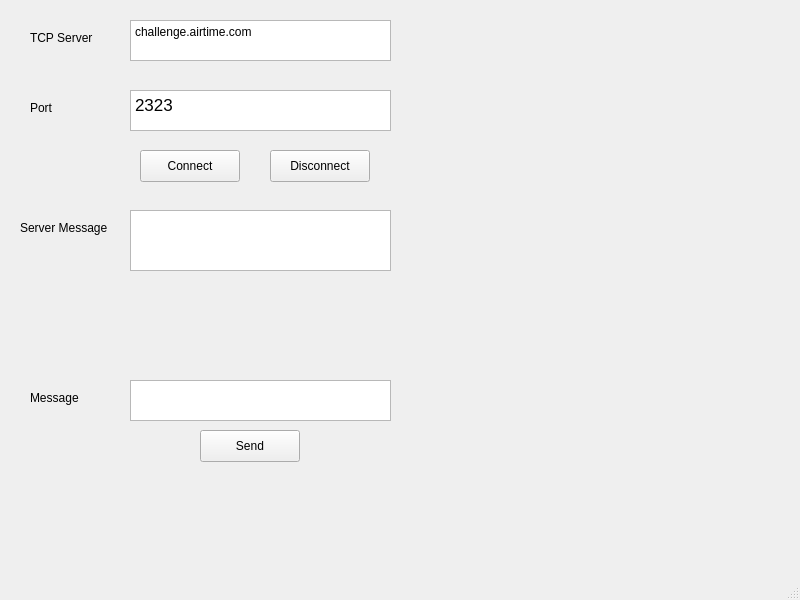
<?xml version="1.0" encoding="UTF-8"?>
<ui version="4.0">
 <class>Client</class>
 <widget class="QMainWindow" name="Client">
  <property name="geometry">
   <rect>
    <x>0</x>
    <y>0</y>
    <width>800</width>
    <height>600</height>
   </rect>
  </property>
  <property name="windowTitle">
   <string>Client</string>
  </property>
  <widget class="QWidget" name="centralwidget">
   <widget class="QLabel" name="IPLabel">
    <property name="geometry">
     <rect>
      <x>30</x>
      <y>30</y>
      <width>71</width>
      <height>16</height>
     </rect>
    </property>
    <property name="text">
     <string>TCP Server</string>
    </property>
   </widget>
   <widget class="QTextEdit" name="TCP_Enter">
    <property name="geometry">
     <rect>
      <x>130</x>
      <y>20</y>
      <width>261</width>
      <height>41</height>
     </rect>
    </property>
    <property name="html">
     <string>&lt;!DOCTYPE HTML PUBLIC &quot;-//W3C//DTD HTML 4.0//EN&quot; &quot;http://www.w3.org/TR/REC-html40/strict.dtd&quot;&gt;
&lt;html&gt;&lt;head&gt;&lt;meta name=&quot;qrichtext&quot; content=&quot;1&quot; /&gt;&lt;meta charset=&quot;utf-8&quot; /&gt;&lt;style type=&quot;text/css&quot;&gt;
p, li { white-space: pre-wrap; }
hr { height: 1px; border-width: 0; }
&lt;/style&gt;&lt;/head&gt;&lt;body style=&quot; font-family:'.AppleSystemUIFont'; font-size:13pt; font-weight:400; font-style:normal;&quot;&gt;
&lt;p style=&quot; margin-top:0px; margin-bottom:0px; margin-left:0px; margin-right:0px; -qt-block-indent:0; text-indent:0px;&quot;&gt;&lt;span style=&quot; font-family:'Courier'; font-size:medium; color:#000000;&quot;&gt;challenge.airtime.com&lt;/span&gt;&lt;/p&gt;&lt;/body&gt;&lt;/html&gt;</string>
    </property>
   </widget>
   <widget class="QLabel" name="label">
    <property name="geometry">
     <rect>
      <x>30</x>
      <y>100</y>
      <width>58</width>
      <height>16</height>
     </rect>
    </property>
    <property name="text">
     <string>Port</string>
    </property>
   </widget>
   <widget class="QTextEdit" name="Port_Enter">
    <property name="geometry">
     <rect>
      <x>130</x>
      <y>90</y>
      <width>261</width>
      <height>41</height>
     </rect>
    </property>
    <property name="html">
     <string>&lt;!DOCTYPE HTML PUBLIC &quot;-//W3C//DTD HTML 4.0//EN&quot; &quot;http://www.w3.org/TR/REC-html40/strict.dtd&quot;&gt;
&lt;html&gt;&lt;head&gt;&lt;meta name=&quot;qrichtext&quot; content=&quot;1&quot; /&gt;&lt;meta charset=&quot;utf-8&quot; /&gt;&lt;style type=&quot;text/css&quot;&gt;
p, li { white-space: pre-wrap; }
hr { height: 1px; border-width: 0; }
&lt;/style&gt;&lt;/head&gt;&lt;body style=&quot; font-family:'.AppleSystemUIFont'; font-size:13pt; font-weight:400; font-style:normal;&quot;&gt;
&lt;p style=&quot; margin-top:0px; margin-bottom:0px; margin-left:0px; margin-right:0px; -qt-block-indent:0; text-indent:0px;&quot;&gt;2323&lt;/p&gt;&lt;/body&gt;&lt;/html&gt;</string>
    </property>
   </widget>
   <widget class="QPushButton" name="Connect_button">
    <property name="geometry">
     <rect>
      <x>140</x>
      <y>150</y>
      <width>100</width>
      <height>32</height>
     </rect>
    </property>
    <property name="text">
     <string>Connect</string>
    </property>
   </widget>
   <widget class="QLabel" name="label_2">
    <property name="geometry">
     <rect>
      <x>30</x>
      <y>390</y>
      <width>58</width>
      <height>16</height>
     </rect>
    </property>
    <property name="text">
     <string>Message</string>
    </property>
   </widget>
   <widget class="QTextEdit" name="Message_Enter">
    <property name="geometry">
     <rect>
      <x>130</x>
      <y>380</y>
      <width>261</width>
      <height>41</height>
     </rect>
    </property>
   </widget>
   <widget class="QPushButton" name="Send_button">
    <property name="geometry">
     <rect>
      <x>200</x>
      <y>430</y>
      <width>100</width>
      <height>32</height>
     </rect>
    </property>
    <property name="text">
     <string>Send</string>
    </property>
   </widget>
   <widget class="QLabel" name="label_3">
    <property name="geometry">
     <rect>
      <x>20</x>
      <y>220</y>
      <width>101</width>
      <height>16</height>
     </rect>
    </property>
    <property name="text">
     <string>Server Message</string>
    </property>
   </widget>
   <widget class="QTextEdit" name="Server_message">
    <property name="geometry">
     <rect>
      <x>130</x>
      <y>210</y>
      <width>261</width>
      <height>61</height>
     </rect>
    </property>
   </widget>
   <widget class="QPushButton" name="Disconnect_Button">
    <property name="geometry">
     <rect>
      <x>270</x>
      <y>150</y>
      <width>100</width>
      <height>32</height>
     </rect>
    </property>
    <property name="text">
     <string>Disconnect</string>
    </property>
   </widget>
  </widget>
  <widget class="QMenuBar" name="menubar">
   <property name="geometry">
    <rect>
     <x>0</x>
     <y>0</y>
     <width>800</width>
     <height>22</height>
    </rect>
   </property>
  </widget>
  <widget class="QStatusBar" name="statusbar"/>
 </widget>
 <resources/>
 <connections/>
</ui>
